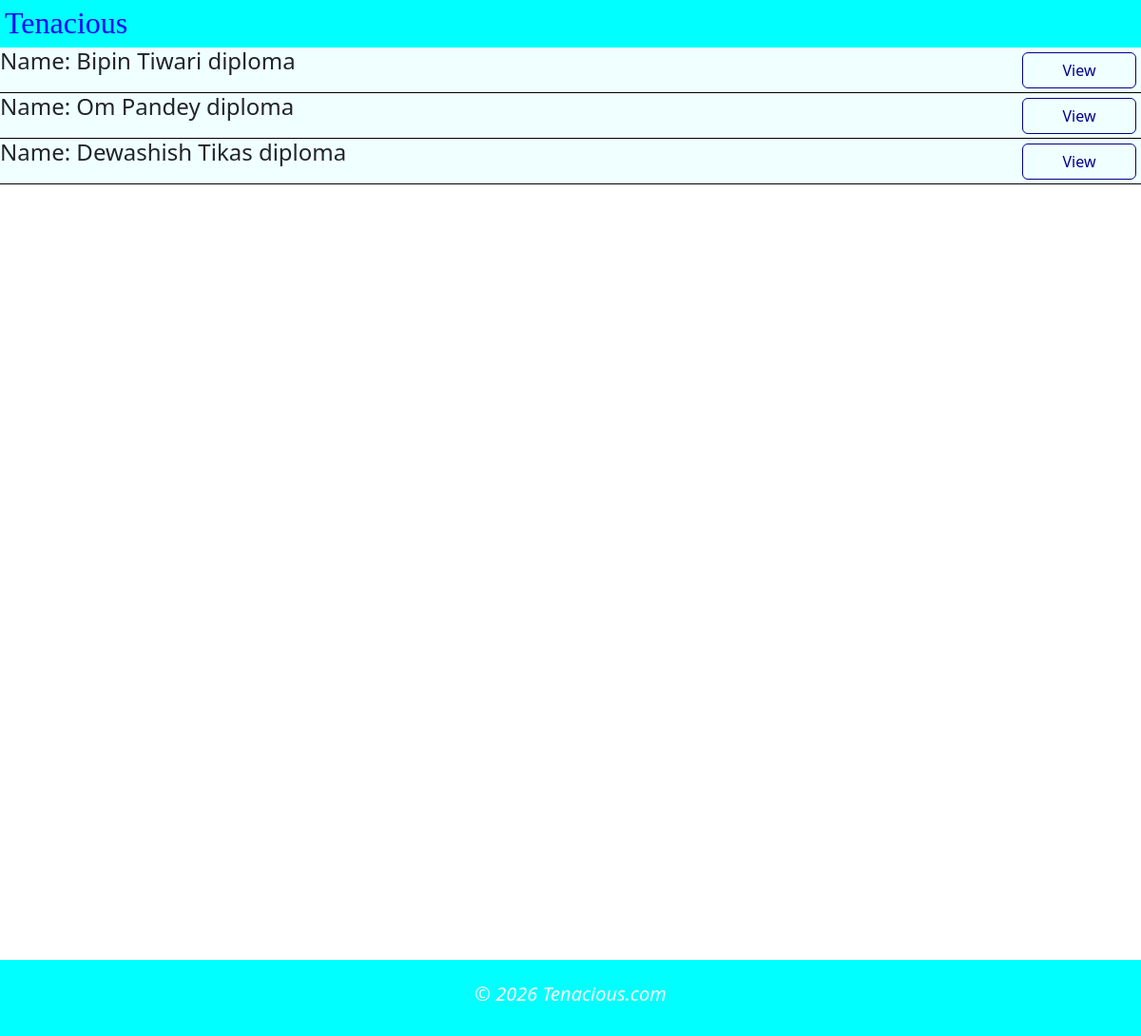
The app's page /company/applications/1 (signed in), older data.
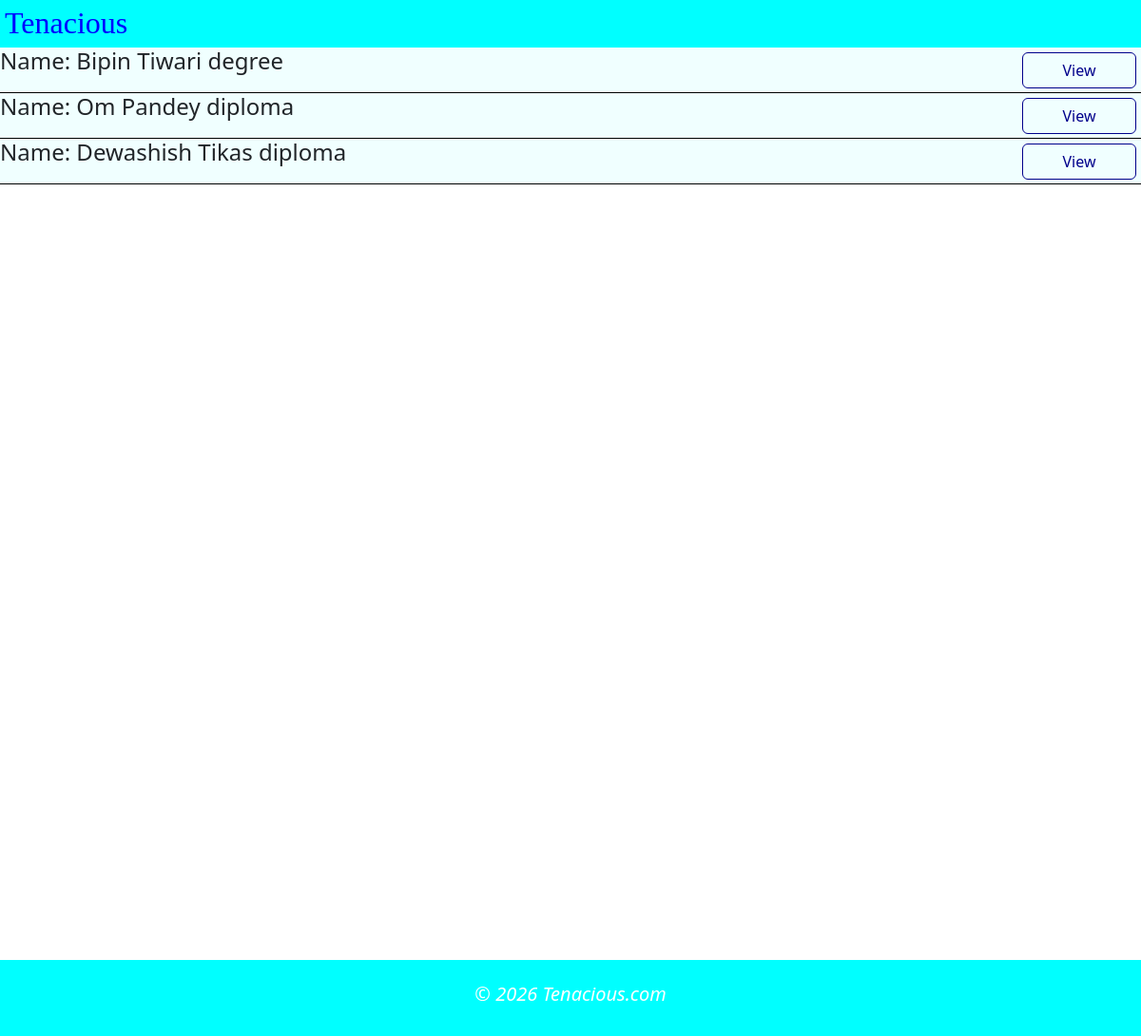
The same page, newer data.
### dbmodel.py (models this page shows, shortened)
class Application(db.Model):
    __tablename__ = 'application'
    a_id = db.Column(db.Integer(), primary_key = True, unique = True, autoincrement = True)
    status = db.Column(db.String(100), nullable = False)
    app_date = db.Column(db.DateTime, default = lambda: datetime.now(timezone.utc))
    int_date = db.Column(db.Date)
    student_id = db.Column(db.Integer, db.ForeignKey('student.s_id'), nullable=False)
    drive_id = db.Column(db.Integer, db.ForeignKey('drive.d_id'), nullable=False)

class Student(db.Model):
    __tablename__ = 'student'
    s_id = db.Column(db.Integer, primary_key=True, autoincrement=True)
    email = db.Column(db.String(200), unique = True, nullable = False)
    name = db.Column(db.String(200), nullable = False)
    password = db.Column(db.String(20), nullable = False)
    level = db.Column(db.String(10), nullable = False)
    cgpa = db.Column(db.String(10), nullable = False)
    blacklisted = db.Column(db.Boolean, default=False)
    applications = db.relationship('Application', backref = 'applicant', lazy = True)
    resume = db.Column(db.String(200), nullable = False)

### app.py (the view)
@app.route("/company/applications/<int:com_id>")
def applications(com_id):
    if session.get('user') != 'company':
        return redirect("/login")
    if session.get('company_id') != com_id:
        return "Unauthorized access"
    company = com.query.get(com_id)
    drives = company.drives
    j_apps = []
    for drive in drives:
        j_apps.extend(drive.applications)
    return render_template("comapplications.html", j_apps = j_apps)

### templates/comapplications.html
{% extends "layout.html" %}
{% block main %}
<div>
    {% if j_apps %}
    {% for j_app in j_apps %}
    <div class="section-list">
        <h4>Name: {{j_app.applicant.name}} {{j_app.applicant.level}} </h4>
        <div class="multiple-button-div">
            <a class="btn nav-button crud-buttons" href=" {{ url_for("view_st_application", app_id = j_app.a_id, com_id = j_app.drive.company.c_id) }} ">View</a>
        </div>
    </div>
    {% endfor %}
    {% else %}
    <p class="error">No Results Found</p>
    {% endif %}
</div>
{% endblock main %}

Row changes from the older to the newer data that the page shows:
changed through a linked row, Application "Bipin Tiwari": applicant.level "diploma" → "degree"
